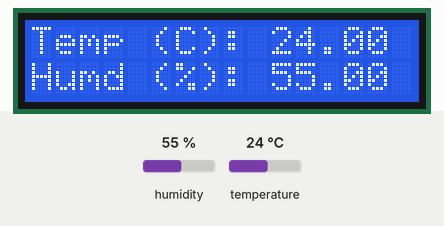
Recording of a sketch running on a simulated Arduino Uno, built with avr-gcc and run on an emulated ATmega328P. On the bench: 16×2 character LCD. The test bench sets the inputs (shaded band); at power-on: humidity 55 %, temperature 24 °C.

Above: at 5.7 s.
5.8 s: humidity set to 22 %
At 7.4 s:
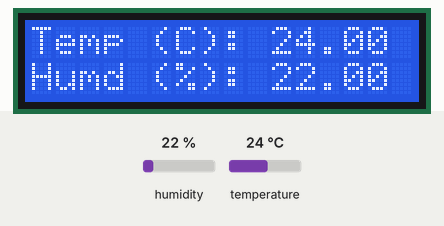
8.5 s: temperature set to 12 °C
At 9.8 s:
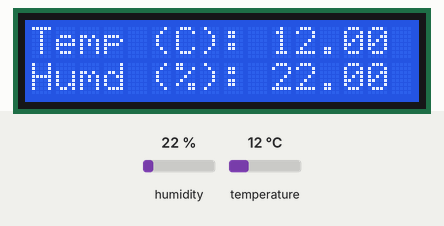
11.2 s: humidity set to 40 %
At 13.4 s:
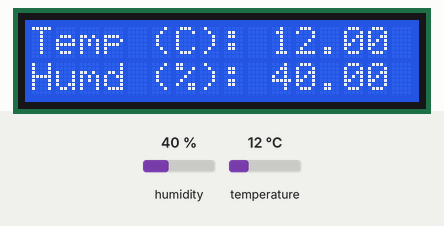
14.2 s: temperature set to 19 °C
At 15.8 s:
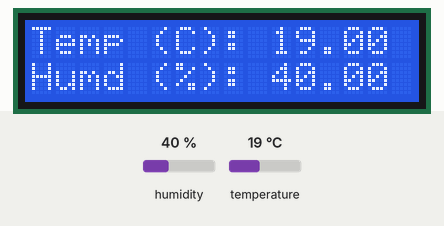
Timing chart, 0 to 17.3 s (numbered marks = the images above; inputs shaded):
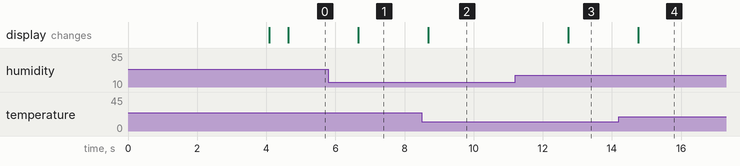

Measured:
- after the input at 5.8 s, the display: changes after 0.86 s (image 1)
- after the input at 8.5 s, the display: changes after 0.18 s (image 2)
- after the input at 11.2 s, the display: changes after 1.5 s (image 3)
- after the input at 14.2 s, the display: changes after 0.55 s (image 4)

The sketch:

EIUclass9_2Code.ino
```cpp
// Using a 16x2 i2c LCD to display sensor value (temp and humd from a DHT11 sensor)
// I2C pins on arduino uno is A4 SDA, A5 SCL, for esp32 21 SDA, 22 SCL

//including needed library
#include <Wire.h>; // I2C wire library
#include <LiquidCrystal_I2C.h>; // LCD library (download LiquidCrystal I2C library by Frank from the library manager before using this line)
#include <DHT.h>; // DHT sensor library


//creating the lcd object
LiquidCrystal_I2C lcd(0x27,16,2); // object_name(address, column size, row size)

//dht11 object
#define DHTPIN 7
#define DHTTYPE DHT11
DHT tempHum(DHTPIN,DHTTYPE);

// variables to store temp & humd
float humidity;
float tempC;
float tempF;

void setup() {
  // put your setup code here, to run once:
  lcd.init(); // initializing/starting the lcd
  lcd.backlight(); // oning the backlight
  lcd.clear(); //erasing what was previously in the lcd

  //welcome message when screen comes on
  lcd.setCursor(4,0); //setting the write position (column (0-15),row (0-1)) hence 16x2
  lcd.print("Welcome!"); //writng on selected position
  lcd.setCursor(6,1);
  lcd.print("User");
  delay(4000);
  lcd.clear();

  //initializing/starting the dht11 sensor
  tempHum.begin();
  delay(500);

}

void loop() {
  // put your main code here, to run repeatedly:
  humidity = tempHum.readHumidity();
  tempC = tempHum.readTemperature(); //temp in celcius

  lcd.setCursor(0,0);
  lcd.print("Temp (C):");
  lcd.setCursor(10,0);
  lcd.print(tempC);

  lcd.setCursor(0,1);
  lcd.print("Humd (%):");
  lcd.setCursor(10,1);
  lcd.print(humidity);

}
```
